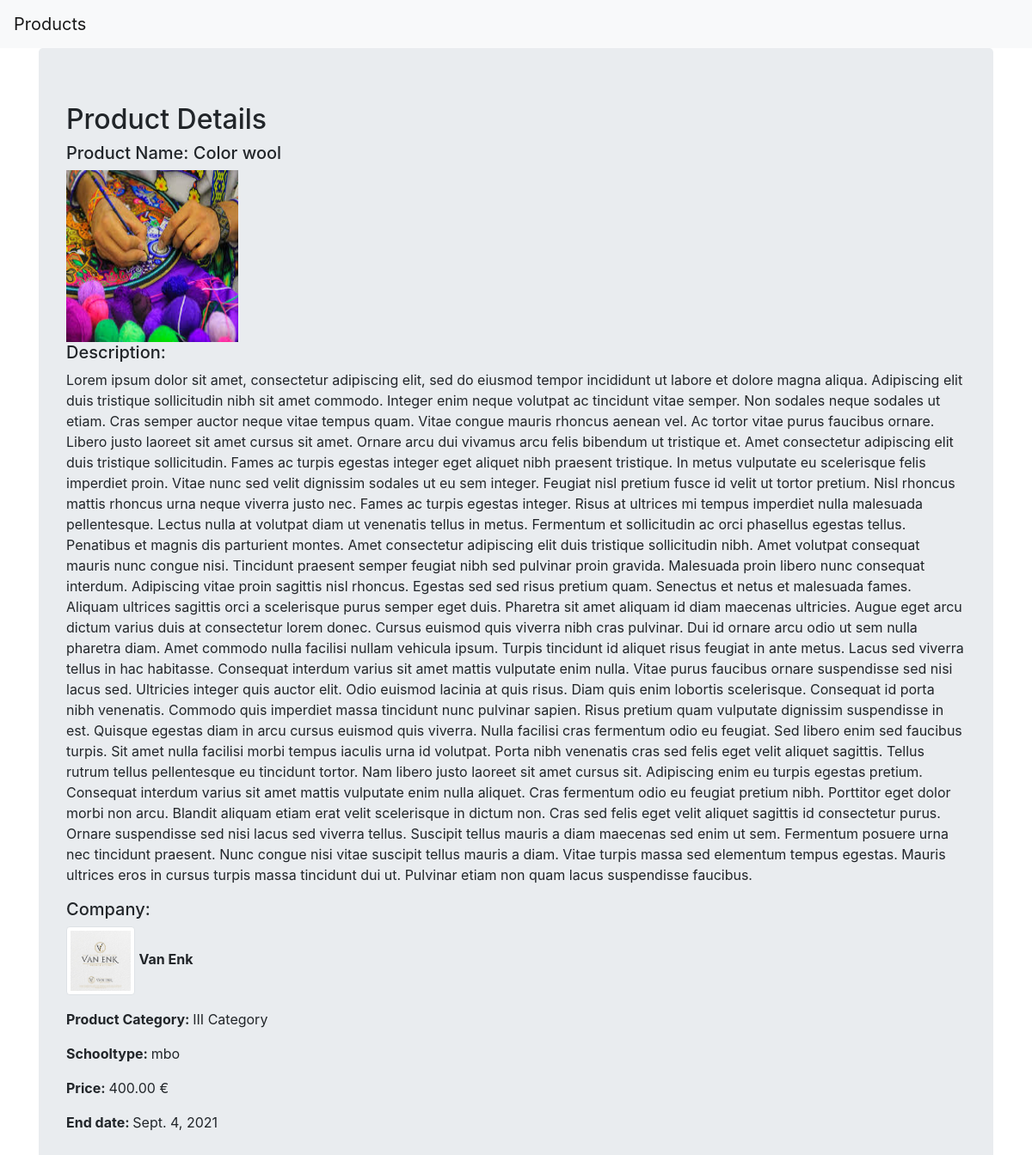
Page /3 on the committed database.
### products/models.py (models this page shows, shortened)
class Product(models.Model):
    name = models.CharField(max_length=256)
    photo = models.ImageField(upload_to='product_pics',default='static/no-image.png')
    description = models.TextField(blank=True)
    company = models.ForeignKey(Company,related_name='company',on_delete=models.CASCADE)
    categories = (('I Category', '1'), ('II Category', '2'), ('III Category', '3'),
                  ('IV Category', '4'), ('V Category', '5'), ('VI Category', '6'))
    category = models.CharField(max_length=256, choices=categories)
    schooltypes = (('praktijkonderwijs','praktijkonderwijs'), ('vmbo','vmbo'), ('mbo','mbo'),
                   ('hbo','hbo'), ('opleidingsbedrijf','opleidingsbedrijf'))
    schooltype= models.CharField(max_length=256, choices=schooltypes)
    price = models.DecimalField(decimal_places=2,default=0,max_digits=8)
    end_date = models.DateField(blank=True, null=True)

class Company(models.Model):
    name = models.CharField(max_length=256)
    logo = models.ImageField(upload_to='company_logo',default='static/no-image.png')
    def __str__(self):
        return self.name

### products/views.py (the view)
# urls.py: path('<int:pk>',views.ProductDetailView.as_view(),name='products_detail'),
class ProductDetailView(DetailView):
    context_object_name = "product_detail"
    model = models.Product

### products/templates/products/product_detail.html
{% extends "product_base.html" %}
{% block body_block %}
  <div class="jumbotron">
    <h2>Product Details</h2>
    <h5>Product Name: {{product_detail.name}}</h5>
    <img src="{{product_detail.photo.url}}" width="200" height="200">
    <h5>Description:</h5>
    <p>{{product_detail.description}}</p>
    <h5>Company:</h5>
    <p><img src="{{product_detail.company.logo.url}}" width="80" height="80" class="img-thumbnail">
      <b> {{product_detail.company}}</b>
    </p>
    <p><b>Product Category: </b>{{product_detail.category}}</p>
    <p><b>Schooltype: </b>{{product_detail.schooltype}}</p>
    <p><b>Price: </b>{{product_detail.price}} €</p>
    <p><b> End date: </b>{{product_detail.end_date}}</p>
  </div>
{% endblock %}

### rows in the picture
Product: name "Color wool", photo (picture), description "Lorem ipsum dolor sit amet, consectetur adipiscing elit, sed do eiusmod tempor incididunt ut labore et dolore magna aliqua. Adipiscing elit duis tristique sollicitudin nibh sit amet commodo. Integer enim neque volutpat ac tincidunt vitae semper. Non sodales neque sodales ut etiam. Cras semper auctor neque vitae tempus quam. Vitae congue mauris rhoncus aenean vel. Ac tortor vitae purus faucibus ornare. Libero justo laoreet sit amet cursus sit amet. Ornare arcu dui vivamus arcu felis bibendum ut tristique et. Amet consectetur adipiscing elit duis tristique sollicitudin. Fames ac turpis egestas integer eget aliquet nibh praesent tristique. In metus vulputate eu scelerisque felis imperdiet…", company.logo (picture), company "Van Enk", category "III Category", schooltype "mbo", price "400.00", end_date "Sept. 4, 2021"
